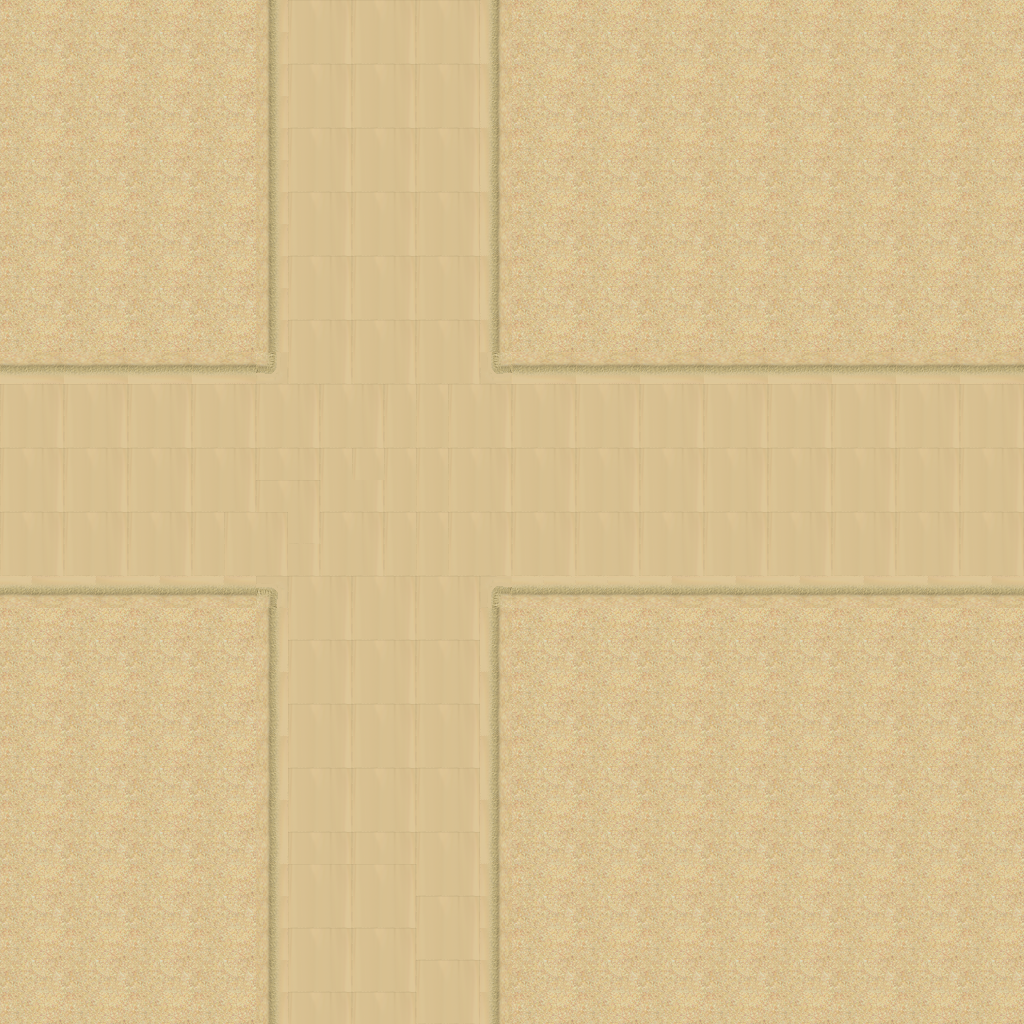

Tiled map render using the project's own tile images. Description and the map definition, with tile-layer contents summarised, below:
An orthogonal 32x32 tile map with 32x32 px tiles, 1 tile layer (Tilelaag 1).

<map version="1.0" orientation="orthogonal" renderorder="right-down" width="32" height="32" tilewidth="32" tileheight="32" nextobjectid="1">
 <tileset firstgid="1" name="desert_2" tilewidth="32" tileheight="32" spacing="1" tilecount="48">
  <image source="../Images/map/desert_2.png" width="263" height="197" />
 </tileset>
 <layer name="Tilelaag 1" width="32" height="32">
  <data>[1024 cells, 1024 non-empty, 20 distinct tile ids]</data>
 </layer>
</map>